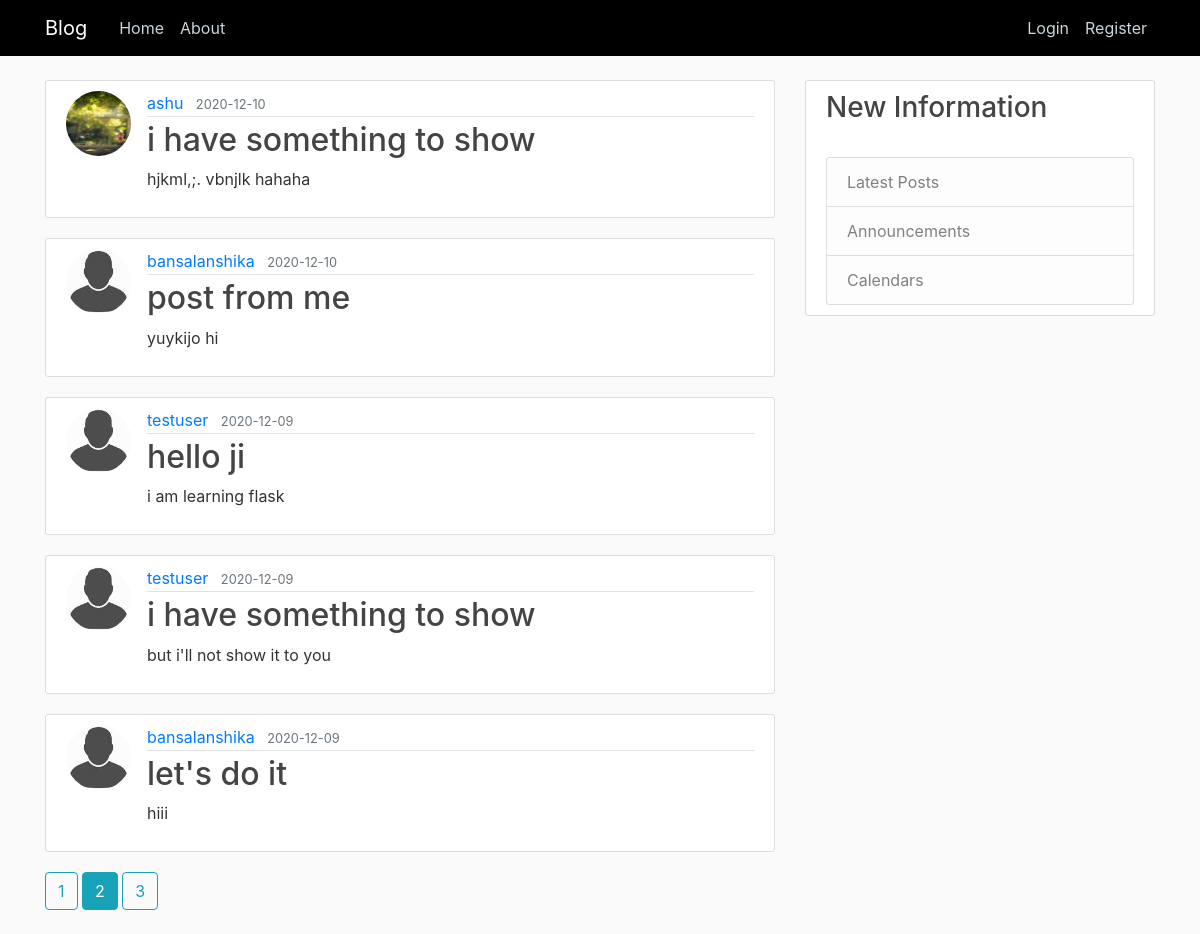
The page /home?page=2 on the database its author committed.
### blog/models.py (models this page shows, shortened)
class Post(db.Model):
    id = db.Column(db.Integer, primary_key=True)
    title = db.Column(db.String(100), nullable=False)
    date_posted = db.Column(db.DateTime, nullable=False, default=datetime.utcnow)
    content = db.Column(db.Text, nullable=False)
    user_id = db.Column(db.Integer, db.ForeignKey('user.id'), nullable=False)

class User(db.Model, UserMixin):
    id = db.Column(db.Integer, primary_key=True)
    username = db.Column(db.String(20), unique=True, nullable=False)
    email = db.Column(db.String(120), unique=True, nullable=False)
    image_file = db.Column(db.String(20), nullable=False, default='default.jpg')
    password = db.Column(db.String(60), nullable=False)
    posts = db.relationship('Post', backref='author', lazy=True)

### blog/main/routes.py (the view)
@main.route("/")
@main.route("/home")
def home():
    page = request.args.get('page', 1, type = int)
    posts = Post.query.order_by(Post.date_posted.desc()).paginate(page = page, per_page = 5)
    return render_template('home.html', posts=posts)

### blog/templates/home.html
{% extends "layout.html" %}
{% block content %}
    {% for post in posts.items %}
        <article class="media content-section">
          <img class="rounded-circle article-img", src="{{ url_for('static', filename = 'profile_pics/' + post.author.image_file) }}">
          <div class="media-body">
            <div class="article-metadata">
              <a class="mr-2" href="{{ url_for('users.user_posts', username = post.author.username) }}">{{ post.author.username }}</a>
              <small class="text-muted">{{ post.date_posted.strftime('%Y-%m-%d') }}</small>
            </div>
            <h2><a class="article-title" href="{{ url_for('posts.post', post_id=post.id) }}">{{ post.title }}</a></h2>
            <p class="article-content">{{ post.content }}</p>
          </div>
        </article>
    {% endfor %}
    {% for page_num in posts.iter_pages(left_edge=1, right_edge=1, left_current=1, right_current=2) %}
      {% if page_num %}
        {% if posts.page == page_num %}
          <a class="btn btn-info mb-4" href="{{ url_for('main.home', page=page_num) }}">{{ page_num }}</a>
        {% else %}
          <a class="btn btn-outline-info mb-4" href="{{ url_for('main.home', page=page_num) }}">{{ page_num }}</a>
        {% endif %}
      {% else %}
        ...
      {% endif %}
    {% endfor %}
{% endblock content %}

### blog/static/main.css (style rules this page uses)
body { background: #fafafa; color: #333333; margin-top: 5rem; }
h1, h2, h3, h4, h5, h6 { color: #444444; }
.content-section { background: #ffffff; padding: 10px 20px; border: 1px solid #dddddd; border-radius: 3px; margin-bottom: 20px; }
.article-title { color: #444444; }
.article-content { white-space: pre-line; }
.article-img { height: 65px; width: 65px; margin-right: 16px; }
.article-metadata { padding-bottom: 1px; margin-bottom: 4px; border-bottom: 1px solid #e3e3e3 }

### rows shown on the page
Post: image_file (picture), author.username "ashu", date_posted "2020-12-10", title "i have something to show", content "hjkml,;. vbnjlk hahaha"
Post: image_file (picture), author.username "bansalanshika", date_posted "2020-12-10", title "post from me", content "yuykijo hi"
Post: image_file (placeholder picture), author.username "testuser", date_posted "2020-12-09", title "hello ji", content "i am learning flask"
Post: image_file (placeholder picture), author.username "testuser", date_posted "2020-12-09", title "i have something to show", content "but i'll not show it to you"
Post: image_file (picture), author.username "bansalanshika", date_posted "2020-12-09", title "let's do it", content "hiii"

### other values the page prints
{{ page_num }} "1" "3"
{{ page_num }} "2"
